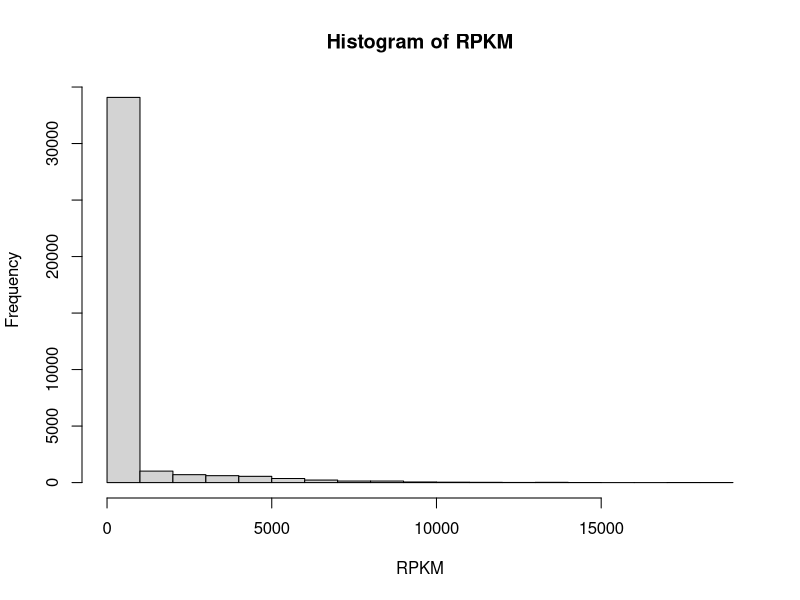
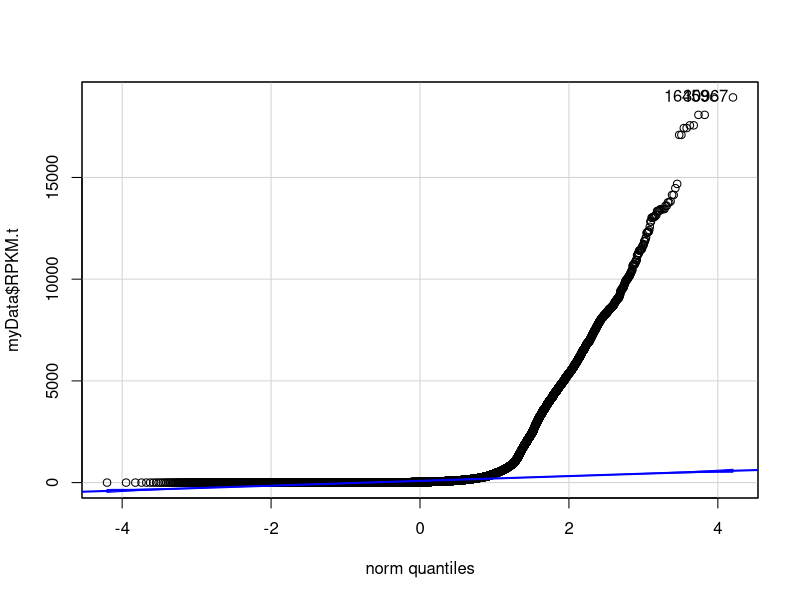
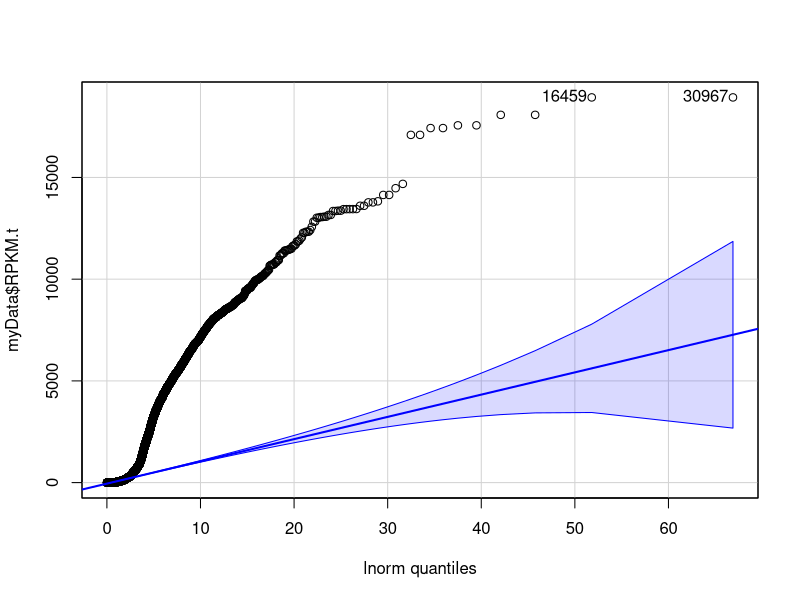
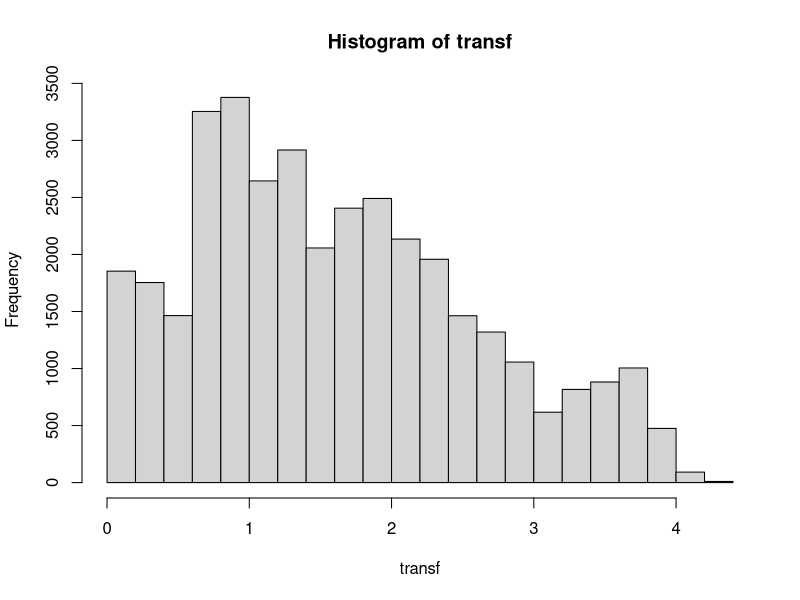
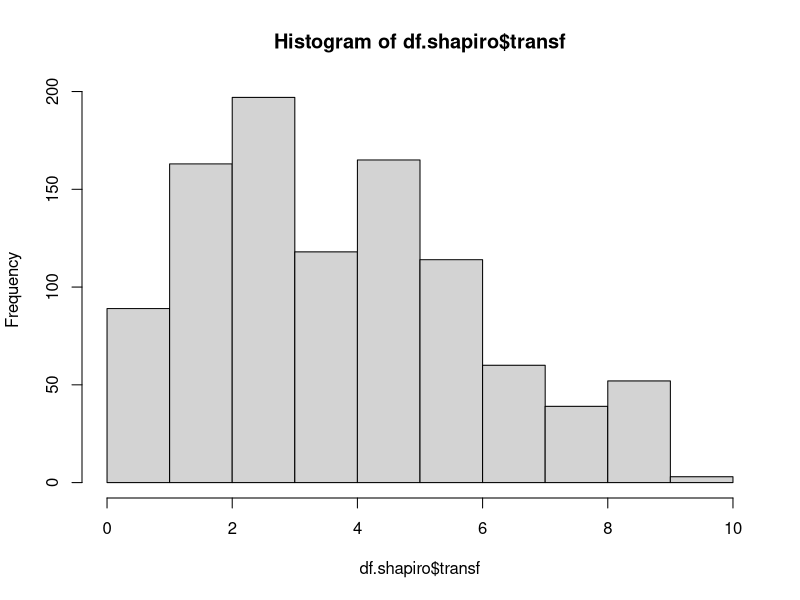
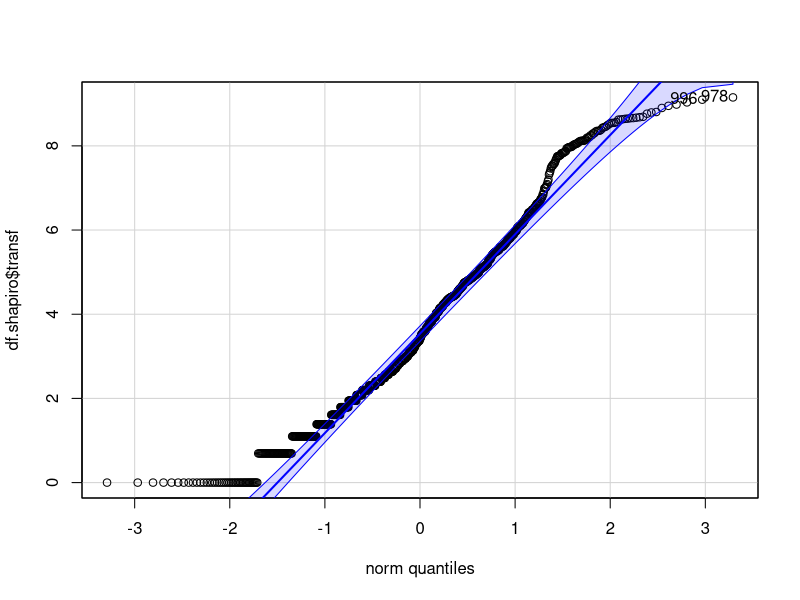
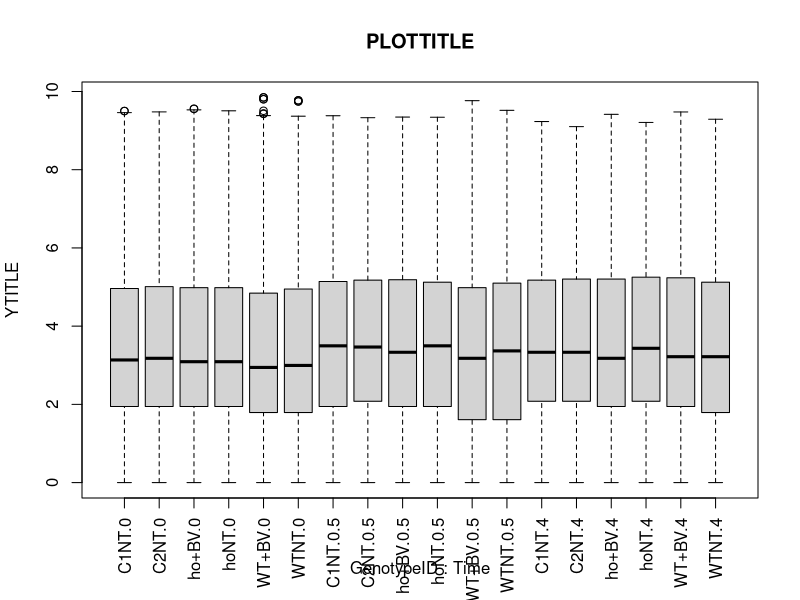

R code for these plots, in order: (Note: this script raises an error after producing the figures.)
#Nicole E Soltis
#03/17/16
#ANOVA for Lagarias RNAseq

#-------------------------------------------------------------------
#setwd("~/Projects/SideProjects/data/Lagarias")
setwd("~/Documents/GitRepos/SideProjects/data")
myData <- read.csv("for_pathwayANOVA.csv")
names(myData)

#is data normal?
attach(myData)
#graphically...
hist(RPKM)
#more graphs
require(car); require(MASS)
myData$RPKM.t <- myData$RPKM + 1
#is it more normal or log-normal?
#very long right tail, log-normal is also a bad estimate
qqp(myData$RPKM.t, "norm")
qqp(myData$RPKM.t, "lnorm")
#statistically...
#dataset is too large (37980 obs. instead of 5000 max)
#shapiro.test(myData$RPKM.t) 
#try transformations
transf <- log10(RPKM)
hist(transf)
#randomly select a subset of values from transf to test
set.seed(100)
sample.shapiro <- sample( 1:nrow(myData) , size=1e3 , replace=TRUE )
sample.RPKM <- myData$RPKM[ sample.shapiro ]
df.shapiro <- data.frame(matrix(unlist(sample.RPKM), nrow=1e3, byrow=T))
df.shapiro$RPKM <- df.shapiro$matrix.unlist.sample.RPKM...nrow...1000..byrow...T.
df.shapiro$transf <- (log(df.shapiro$RPKM+1))
hist(df.shapiro$transf)
shapiro.test(df.shapiro$transf) #still significantly non-normal
qqp(df.shapiro$transf) #but it looks pretty good

#at any rate I'll log-transform
myData$RPKM.t <- (log(myData$RPKM+1))

#next check assumption of homoscedasticity
#graphically...
attach(myData)
boxplot(RPKM.t~GenotypeID*Time,
        ylab="YTITLE", main="PLOTTITLE", las=3) #looks good yay!
#statistically...
bartlett.test(RPKM.t ~ GenotypeID, data=myData) #meh not homoscedastic
bartlett.test(RPKM.t ~ Time, data=myData) #also iffy
leveneTest(RPKM.t~GenotypeID) #also not homoscedastic

#check: balance by genotype?
#perfect? 6330 obs per geno?
as.data.frame(table(unique(myData[])$GenotypeID))

#gpuR::gpuLm
#gpux
#gpud

#go ahead with ANOVA anyway
head(myData)
#small model
Model.lm <- lm(RPKM.t~ PathwayID + GenotypeID + Time)
#big model
Model.lm <- lm(RPKM.t~ PathwayID/GeneIDV5.5 + GenotypeID + Time )
Model.aov <- aov(RPKM.t~ PathwayID/GeneIDV5.5 + GenotypeID + Time )
#aov(Y ~ A + B %in% A, data=d)
#aov(Y ~ A/B, data=d)
#aov(Y ~ A + A:B, data=d)
MY.ANOVA <- anova(Model.lm)
summary(MY.ANOVA)
MY.ANOVA #sig fx of genotype and time
interaction.plot(GenotypeID,Time,RPKM.t)
TukeyHSD(MY.ANOVA)
MY.aov <- aov(RPKM.t~GenotypeID*Time)
summary(MY.aov)

#adjusted p-values give 6 sig. pairs and 1 marg. sig.
TukeyHSD(MY.aov)

